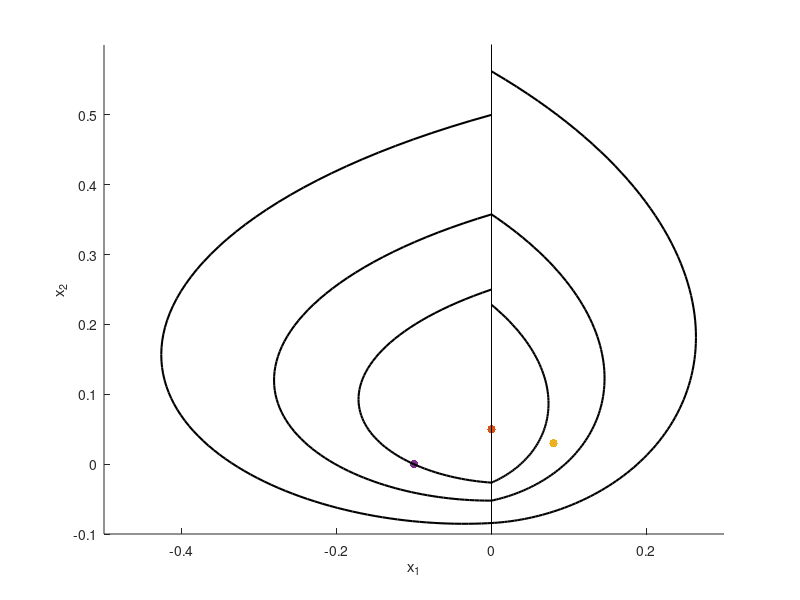

MATLAB code for this plot:
clear all;

#A_1 e sempre A-
A_1=[1, 4; -1, 1];
A_2=[-1, 2; -1, -1];

#Se for no sentido horario, colocar t_space decrescente (<=0)
global matrices=cell(2, 5) e cut=0;
#Mudar o modulo do max t_space e o numero de intervalos se necessario 
#(este ultimo no caso de um sistema passar pelo corte multiplas vezes entre dois passos)
t_space=linspace(0, -18, 1200);
n_space=-t_space;

[matrices{1, 1}, matrices{1, 2}]=eig(A_1);
matrices{1, 4}=[-0.2; 0.05];
matrices{1, 3}=A_1\matrices{1, 4};

[matrices{2, 1}, matrices{2, 2}]=eig(A_2);
matrices{2, 4}=[-0.1; -0.1];
matrices{2, 3}=A_2\matrices{2, 4};

function [Atil_1, Atil_2]=find_elementary(A_1, A_2)
    global matrices e cut;
    Atil_1=-(A_1(1, 1)*cut+matrices{1, 4}(1))/A_1(1, 2);
    Atil_2=-(A_2(1, 1)*cut+matrices{2, 4}(1))/A_2(1, 2);
endfunction

function [Asin_1, Asin_2]=find_singularity(A_1, A_2)
    global matrices;
    Asin_1=transpose(-A_1\matrices{1,4});
    Asin_2=transpose(-A_2\matrices{2,4});
endfunction

function Y=find_Y(i, Y, t_space)
    global cut e matrices;
    x=@(t) real(((matrices{i, 1}*expm(matrices{i, 2}*t)/matrices{i, 1})*([cut; Y]+matrices{i, 3})-matrices{i, 3})(1))-cut;
    xy=@(t) real((matrices{i, 1}*expm(matrices{i, 2}*t)/matrices{i, 1})*([cut; Y]+matrices{i, 3})-matrices{i, 3});
    t_inv=0;
    if (i==1)
          for t=t_space
              if ((x(t)>0) && (t!=0))
                  t_inv=t;
                  break;
              end
          endfor
    else
          for t=t_space
              if (x(t)<0)
                  t_inv=t;
                  break;
              end
          endfor
    end
    if (t_inv)
        aux=fzero(x, [t_inv-t_space(2), t_inv]);
        Y=xy(aux)(2);
    endif
endfunction

function cycle_at=step_down(start, finish, t_space)
    h=(finish-start)/20;
    Y=start;
    [start, finish]
    res=[Y, 0];
    cycle_at=[0; 0];
    while (Y<=finish)
        for i=1:2
            Y=find_Y(i, Y, t_space);
        endfor
        si=sign(Y-res(1,1));
        if (res(1,2)*si<0);
            #matricesaso deseja-se uma precisao maior (menor), diminuir (aumentar) o valor abaixo
            if (h>10^(-4))
                cycle_at=step_down(res(1,1)-h, res(1,1), t_space);
            else
                cycle_at=[res(1,1)-h; res(1,1)];
            end
            break;
        end
        res=[res(1,1)+h, si];
        Y=res(1,1);
    endwhile
endfunction

hf=figure;
xlabel ("x_1");
ylabel ("x_2");
hold on;
[matrices{1, 5}, matrices{2, 5}]=find_elementary(A_1, A_2);
scatter(cut, matrices{1, 5}, "filled");
scatter(cut, matrices{2, 5}, "filled");
[Asin_1, Asin_2]=find_singularity(A_1, A_2);
scatter(Asin_1(1), Asin_1(2), "filled");
scatter(Asin_2(1), Asin_2(2), "filled");
#Mudar p/ melhor enquadramento
plot([cut, cut], [-50, 50], "color", "black");

gamma_minus=real(matrices{1, 2}(1,1))/imag(matrices{1, 2}(1,1))
gamma_plus=A_2(1,1)/A_2(2,1)
if (sign(gamma_minus)<0)
    if (gamma_plus<matrices{1, 5})
        Y=find_Y(1, matrices{2, 5}, n_space) 
    else
        Y=find_Y(1, matrices{1, 5}, n_space) 
    end
else
    Y=find_Y(1, matrices{1, 5}, t_space)
    if (Y>gamma_plus)
        Y=find_Y(1, matrices{2, 5}, n_space)        
    else
        Y=matrices{1, 5}
    endif
end
#Redefinir max se necessario(com base no grafico teste)
max=Y+1
#Diminuir o passo se necessario (com base no grafico teste)
h=(max-Y)/30;
res=[Y, 0];
cycles_at=[];
while (Y<=max)
    for i=1:2
        Y=find_Y(i, Y, t_space);
    endfor
    si=sign(Y-res(1,1));
    if (res(1,2)*si<0);
        cycles_at=[cycles_at, step_down(res(1,1)-h, res(1,1), t_space)]
    end
    res=[res(1,1)+h, si];
    Y=res(1,1);
endwhile

#aux=find_Y(2, matrices{1, 5}, t_space)
#cycles_at=[cycles_at, [cycles_at(1,3); cycles_at(1,2)], [cycles_at(1,3); cycles_at(1,3)+0.5]];
#text(1.1, matrices{1, 5}, "y_c^-")
#text(1.1, matrices{2, 5}, "\\gamma^+")
#Y=find_Y(1, matrices{1, 5}, t_space)
#scatter(1, Y, "filled")
#text(1.1, Y, "P^-(y_c^-)")
#cycles_at=[cycles_at, [matrices{1, 5}; matrices{1, 5}]]
#Y=find_Y(1, matrices{2, 5}, n_space)
#scatter(1, Y, "filled")
#text(1.1, Y, "(P^-)^{-1}(\\gamma^+)")
#cycles_at=[cycles_at, [Y; Y]]
cycles_at=[cycles_at, [0.5; 0.5], [0.25; 0.25]]
#cycles_at=[];

for j=1:columns(cycles_at)
    Y=(cycles_at(1,j)+cycles_at(2,j))/2;
    for i=1:2
        x=@(t) real(((matrices{i, 1}*expm(matrices{i, 2}*t)/matrices{i, 1})*([cut; Y]+matrices{i, 3})-matrices{i, 3})(1))-cut;
        xy=@(t) real((matrices{i, 1}*expm(matrices{i, 2}*t)/matrices{i, 1})*([cut; Y]+matrices{i, 3})-matrices{i, 3});
        last=[cut; Y];
        t_inv=0;
        if (i==1)
              for t=t_space
                  aux=xy(t);
                  if ((aux(1)>cut) && (t!=0))
                      t_inv=t;
                      break;
                  end                  
                  line([last(1), aux(1)], [last(2), aux(2)], "color", "black", "linewidth", 1.5)
                  last=aux;
                  if ((aux(1)+0.00001>cut) && (t!=0) && (Y==cycles_at(1,1)))
                      Y=matrices{1, 5}
                      break;
                  end                  
              endfor
        else
              for t=t_space
                  aux=xy(t);
                  if ((aux(1)<cut) && (t!=0))
                      t_inv=t;
                      break;
                  end                  
                  line([last(1), aux(1)], [last(2), aux(2)], "color", "black", "linewidth", 1.5)
                  last=aux;
              endfor
        end
        if (t_inv)
            aux=fzero(x, [t_inv-t_space(2), t_inv]);
            Y=xy(aux)(2);
            line([last(1), cut], [last(2), Y], "color", "black", "linewidth", 1.5);
        endif
    endfor
endfor
ylim([-0.1,0.6])
xlim([-0.5, 0.3])
print (hf, "disturb_mid.png");
hold off;
